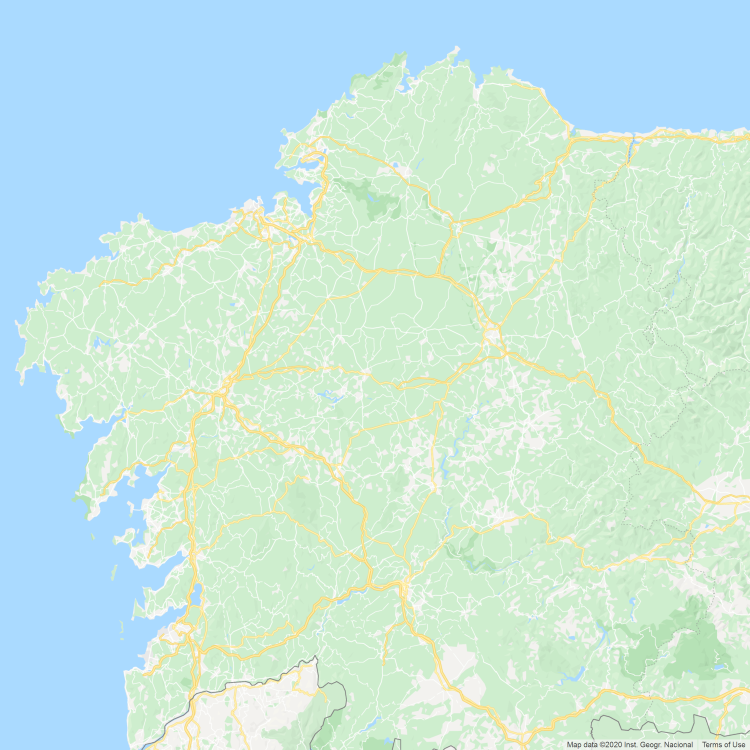
#> input picture python/test_road/maps/galicia.png, 3000 x 3000 px (shown at 1/4 size)
$ python script_galicia.py
#> lines starting #> are read from the running program, lines starting #| are printed output that depends on the picture; after the words box and inside, x2 and y2 are one past the last pixel; in counts of white or black regions, pixels touching at a corner belong together
### python/test_road/compute_results.py
import numpy as np
import time
import distance


def fmm_compute_results(gradient, ground_truth, initial_points, niter, h=1,
                    fmm_techniques=('fmm2D', 'msfm2D'),
                    orders=(1, 2), factor=(1, 1)):

    info = {}
    factor = np.asarray(factor, dtype='int')

    final_points = np.array([k for k, _ in ground_truth], dtype=np.int32)
    initial_points = np.asarray(initial_points, dtype=np.int32) // factor
    final_points = np.asarray(final_points, dtype=np.int32) // factor
    gradient = gradient[::factor[0], ::factor[1], :]
    h = h * factor

    for fmm_technique in fmm_techniques:
        func = getattr(distance, fmm_technique)
        for order in orders:
            label = fmm_technique + '_' + str(order)
            print(label)
            info[label] = {}
            start_time = time.time()
            for _ in range(niter):
                info[label]['time'], info[label]['distance'] = func(gradient, initial_points, final_points, h, order)
            info[label]['cpu_time'] = (time.time() - start_time) / niter
            error = [info[label]['distance'][k[0] // factor[0], k[1] // factor[1]] - np.asarray(v) for k,v in ground_truth]
            info[label]['metrics'] = {
                'error': error,
                'l1': np.abs(error).mean(),
                'l2': np.square(error).mean(),
                'l_inf': np.abs(error).max()
            }
            print(label, info[label]['metrics'], 'time : ', info[label]['cpu_time'])

    return info


# [32 lines left out: function compute_results, not called in this run]

### python/distance.py
import numpy as np
from cython_files.distance.wmm2D_cython import wmm2d_cython
from cython_files.distance.aug_wmm2D_cython import aug_wmm2d_cython
from cython_files.distance.fmm2D_cython import fmm2d_cython
from cython_files.distance.msfm2D_cython import msfm2d_cython


# [119 lines left out: functions wmm2D, aug_wmm2D, not called in this run]


def fmm2D(image, initials, finals, h, order):

    image = np.asarray(image, dtype=np.double)
    initials = np.asarray(initials, dtype=np.int32)
    if initials.ndim == 1:
        initials = np.expand_dims(initials, axis=0)
    finals = np.asarray(finals, dtype=np.int32)
    if finals.ndim == 1:
        finals = np.expand_dims(finals, axis=0)
    if isinstance(h, float) or isinstance(h, int):
        h = [h, h]
    h = np.asarray(h, dtype=np.double)

    check_initials = len(np.where(
        (initials[:, 0] < 0) &
        (initials[:, 1] < 0) &
        (initials[:, 0] >= image.shape[0]) &
        (initials[:, 1] >= image.shape[1])
    )[0]) == 0 and initials.ndim == 2 and initials.shape[1] == 2

    if not check_initials:
        raise Exception('initial points do not lie inside the image')

    check_h = len(np.where(h <= 0)[0]) == 0 and h.ndim == 1 and h.shape[0] == 2
    if not check_h:
        raise Exception('h has an incorrect value or shape')

    if order not in [1, 2]:
        raise Exception('incorrect order value: should be 1 or 2')

    u_surface = fmm2d_cython(image, initials, finals, h, order)

    return u_surface[..., 0], u_surface[..., 1]


# [33 lines left out: function msfm2D, not called in this run]

### python/test_road/script_galicia.py
import sys

sys.path.append('../')
import numpy as np
import imageio
from matplotlib import pyplot as plt
import compute_results as cr


if __name__ == '__main__':
    filename = './maps/galicia.png'
    filename_120 = './maps/galicia_120.png'
    filename_80 = './maps/galicia_80.png'
    filename_50 = './maps/galicia_50.png'
    output = '~/Documents/highway.png'

    image = np.asarray(imageio.imread(filename))[...,:3]
    mask_120 = np.expand_dims(np.asarray(imageio.imread(filename_120)), axis=2)
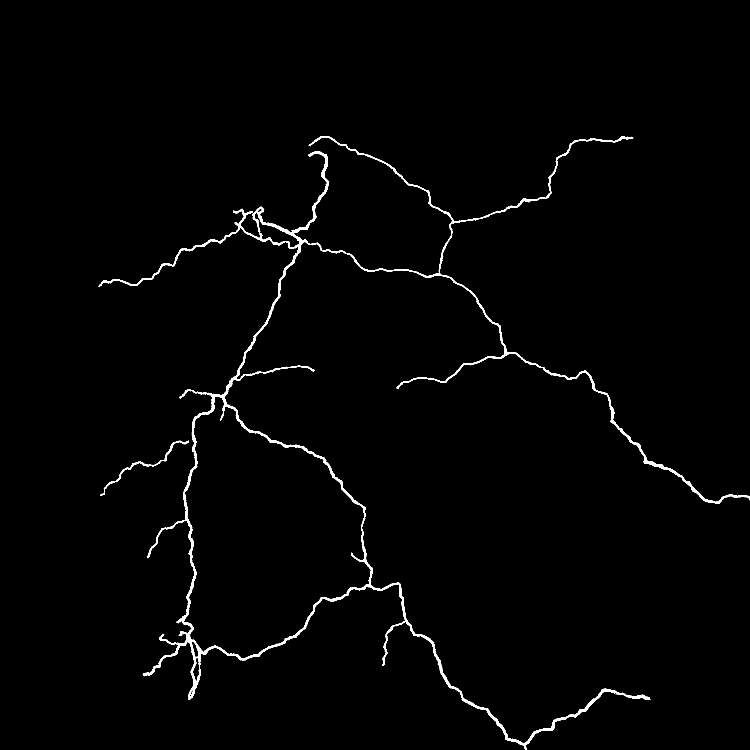
#> input picture python/test_road/maps/galicia_120.png, 3000 x 3000 px (shown at 1/4 size)
#> mask_120: shape (3000, 3000, 1); 1.1% white; 154 white regions (152 under 20 px), largest, box (x1, y1, x2, y2) and area: (395, 544, 3000, 3000) 95686, (402, 1763, 754, 1984) 2380
    mask_80 = np.expand_dims(np.asarray(imageio.imread(filename_80)), axis=2)
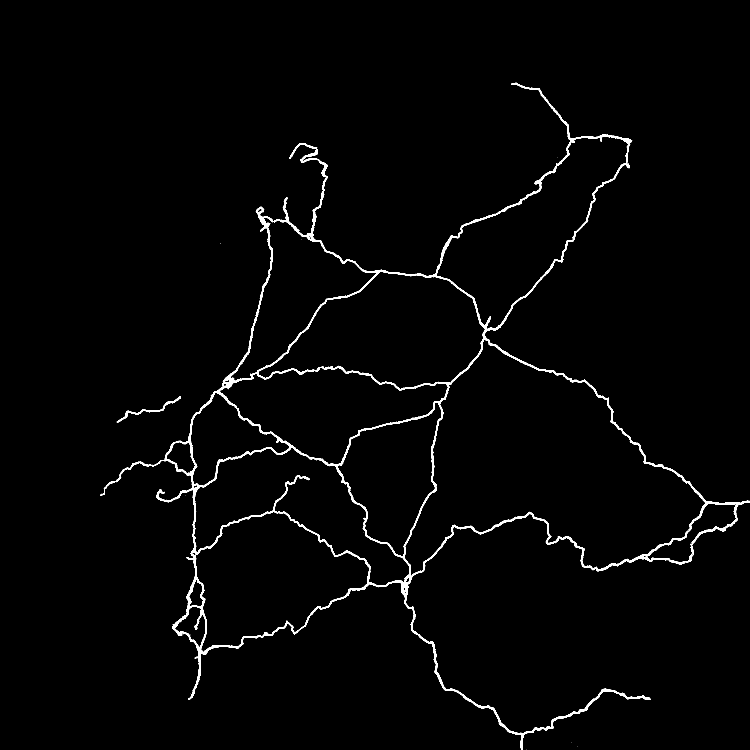
#> input picture python/test_road/maps/galicia_80.png, 3000 x 3000 px (shown at 1/4 size)
#> mask_80: shape (3000, 3000, 1); 1.5% white; 56 white regions (53 under 20 px), largest, box (x1, y1, x2, y2) and area: (402, 330, 3000, 3000) 130180, (467, 1585, 723, 1690) 1797, (627, 1956, 745, 2009) 1157
    mask_50 = np.expand_dims(np.asarray(imageio.imread(filename_50)), axis=2)
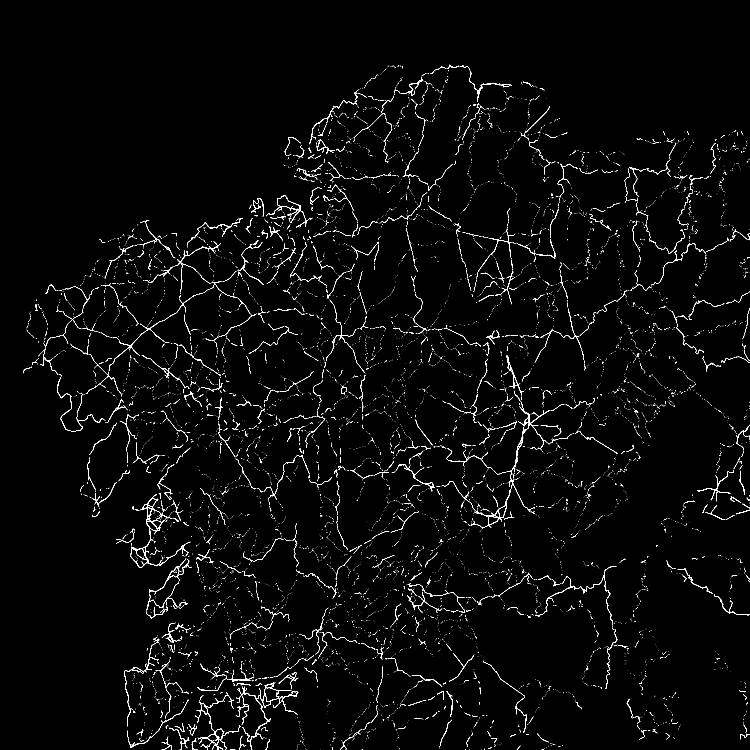
#> input picture python/test_road/maps/galicia_50.png, 3000 x 3000 px (shown at 1/4 size)
#> mask_50: shape (3000, 3000, 1); 1.3% white in thin lines or dots, all inside (x1, y1, x2, y2) = (92, 259, 3000, 3000)

    # r, g, b = np.split(image, 3, axis=2)
    # r[mask_50 > 0] = 0
    # g[mask_50 > 0] = 0
    # b[mask_50 > 0] = 0
    # r[mask_80 > 0] = 0
    # g[mask_80 > 0] = 0
    # b[mask_80 > 0] = 255
    # r[mask_120 > 0] = 255
    # g[mask_120 > 0] = 0
    # b[mask_120 > 0] = 0
    # new_image = np.concatenate((r, g, b), axis=2).astype(np.uint8)
    # imageio.imwrite('./maps/galicia_roads.png', new_image, 'png')
    mask = 1000000. * np.ones_like(mask_120)
    mask[mask_50 > 0] = 60. / 40.
    mask[mask_80 > 200] = 60. / 80.
    mask[mask_120 > 200] = 60. / 120.

    corunha = (850, 1031)
    santiago = (1582, 892)
    vigo = (2488, 711)
    malpica = (884, 586)
    lugo = (1338, 1933)
    ourense = (2364, 1601)

    image_mask = np.zeros_like(mask, dtype=np.uint8)
    image_mask[mask_50 > 0] = 255
    image_mask[mask_80 > 200] = 255
    image_mask[mask_120 > 200] = 255

    h = 0.0794841368106578

    # mask = np.zeros(image.shape[:2] + (1,))
    # mask[(image[..., 0] > 250) & (image[..., 1] > 250) & (image[..., 2] > 250)] = 255
    # # #mask[image[..., 0] > 245] = 1.025 # 60./30.
    # # mask[(image[..., 0] > 245) & (image[...,2] < 200)] = 255 # 60./100.
    # mask = mask.astype(int)
    imageio.imwrite(output, image_mask[..., 0], 'png')
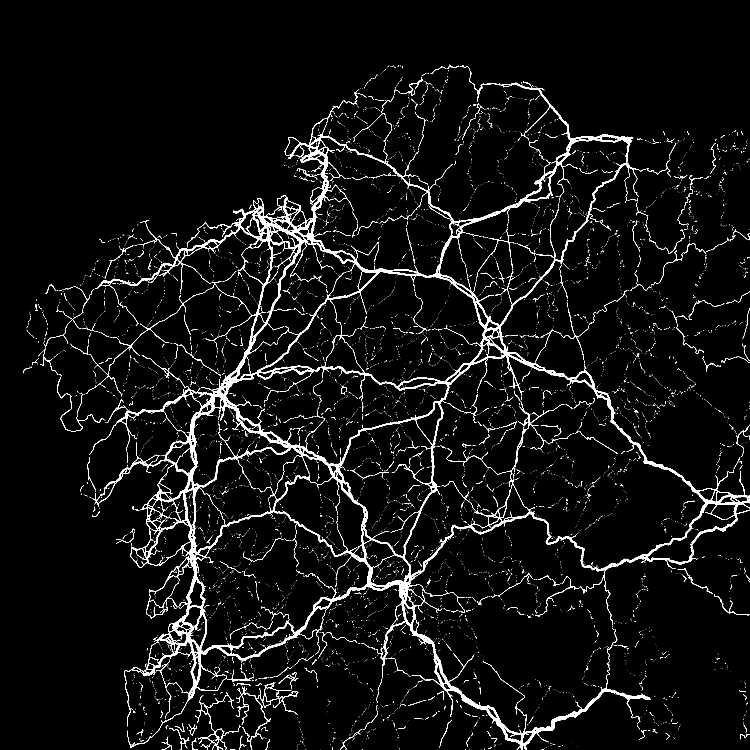
#> saved as highway.png: shape (3000, 3000) (shown at 1/4 size); 3.6% white; 10542 white regions (9699 under 20 px), largest, box (x1, y1, x2, y2) and area: (395, 330, 3000, 3000) 228424, (944, 2730, 1193, 3000) 2700, (780, 2781, 961, 3000) 1983

    mask = np.concatenate((mask, np.zeros_like(mask)), axis=2)

    # [5 lines of commented-out code are left out]

    ground_truth_distance = [(santiago, 71.1),
                             (malpica, 49.1),
                             (lugo, 91.),
                             (ourense, 170.),
                             (vigo, 153.)]

    ground_truth_time = [(santiago, 42.),
                         (lugo, 66.),
                         (ourense, 113.),
                         (vigo, 89.)]

    ground_truth = ground_truth_distance

    for factor in [(3, 3), (4, 4), (6, 6)]:
        print('FACTOR : ', factor)
#> (the run stopped early here; a loop or call above may not have finished)
